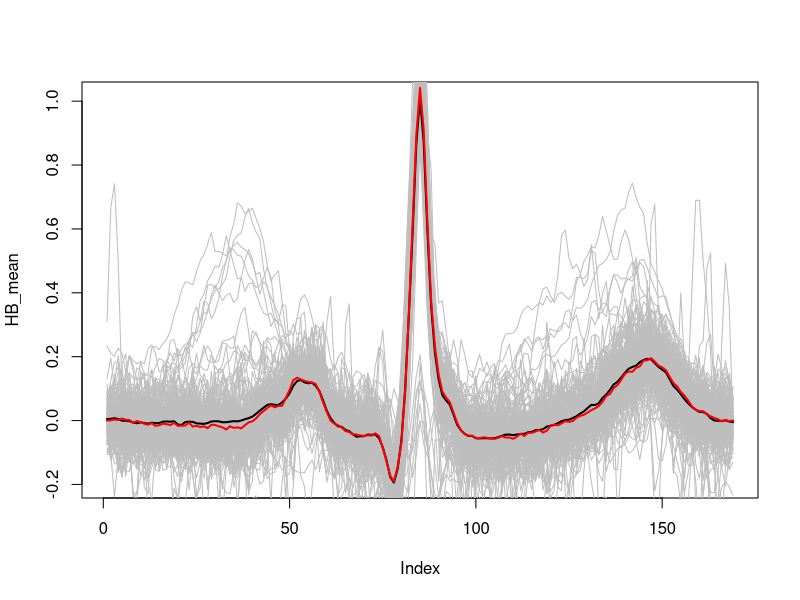
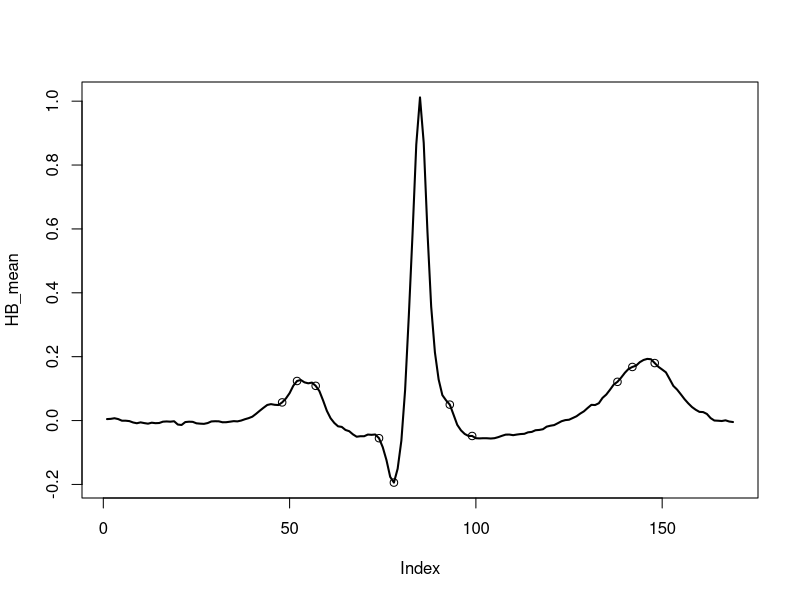

These charts were generated, in order, by the following R code: (Note: this script raises an error after producing the figures.)

setwd("~/UNI/NECSTCamp/StPetersbirg_git/ECGanalysis")

df1 <- read.csv('HB_I01/Signals.csv', header = TRUE)
head(df1)

# changing names of the columns
vec_of_names = numeric(dim(df1)[2])

for (i in 1:dim(df1)[2]) {
  vec_of_names[i] <- paste(names(df1)[i],"I01", sep = "_")
}
vec_of_names
names(df1) = vec_of_names


df2 <- read.csv('HB_I02/Signals.csv', header = TRUE)
head(df2)

# same here
vec_of_names = numeric(dim(df2)[2])

for (i in 1:dim(df2)[2]) {
  vec_of_names[i] <- paste(names(df2)[i],"I02", sep = "_")
}
vec_of_names
names(df2) = vec_of_names

# joining the two datasets because coming from the same patitent

df = cbind(df1, df2)
head(df)
dim(df)

# computing the mean of all the heartbeats
HB_mean = rowMeans(df)

plot(HB_mean, lwd = 2, col = 'black', type = 'l')
for ( c in df ) lines( c, type="l", col = 'grey' )
lines(HB_mean, lwd = 2, col = 'black', type = 'l')

# what if i compute the median of it?
library(matrixStats)

HB_median = rowMedians(as.matrix(df))
HB_median
lines(HB_median, lwd = 2, col = 'red', type = 'l')

# considernado che la mediana di funzioni costanti non è per forza costante forse è meglio lavorare
# con la media 


# provo a trovare media degli P_offset, P_onset, R_onset, R_peaks, 

punti1 = read.csv('HB_I01/Peaks.csv', header = TRUE)
head(punti1)

punti2 = read.csv('HB_I02/Peaks.csv', header = TRUE)
head(punti2)

punti = rbind(punti1,punti2)
head(punti)
dim(punti)

punti_medi = round(colMeans(punti))

plot(HB_mean, lwd = 2, col = 'black', type = 'l')
points(85+punti_medi,HB_mean[85 + punti_medi])


#======= SMOOTHING ==============================================
# inizio a provare un po' di smoothing
end = dim(df)[1]
time = 1:end

# inizio con le spline con una distribuzione uniforme di knots
basis <- create.bspline.basis(rangeval=c(0,end), nbasis=50, norder=4)
plot(basis)

basismat <- eval.basis(time, basis)
smooth1 <- basismat %*% lsfit(basismat, HB_mean, intercept=FALSE)$coef

plot(time,HB_mean,xlab="t",ylab="observed data")
points(time,smooth1 ,type="l",col="green",lwd=2)

# forse troppe basi, non cattura il picco R

# provo con meno basi

basis <- create.bspline.basis(rangeval=c(0,end), nbasis=40, norder=4)
plot(basis)

basismat <- eval.basis(time, basis)
smooth1 <- basismat %*% lsfit(basismat, HB_mean, intercept=FALSE)$coef

plot(time,HB_mean,xlab="t",ylab="observed data")
points(time,smooth1 ,type="l",col="green",lwd=2)


# generalized cross validation to understand the best num of basis

nbasis <- 45:60
gcv <- numeric(length(nbasis))
for (i in 1:length(nbasis)){
  basis <- create.bspline.basis(c(0,end), nbasis[i], 4)
  gcv[i] <- smooth.basis(time, HB_mean, basis)$gcv
}
par(mfrow=c(1,1))
plot(nbasis,gcv)
nbasis[which.min(gcv)]

# inserirsco il valore trovato

basis <- create.bspline.basis(rangeval=c(0,end), nbasis=59, norder=4)
plot(basis)

basismat <- eval.basis(time, basis)
smooth1 <- basismat %*% lsfit(basismat, HB_mean, intercept=FALSE)$coef

plot(time,HB_mean,xlab="t",ylab="observed data")
points(time,smooth1 ,type="l",col="green",lwd=2)

# ok picco molto buono, ma numero di basi esagerato

# ora cerco altra maniera per distribuire di knots:
# se n è il numero di knots
# ne metto almeno 3 per la curva P
# ne metto almeno 3 per la curva T
# ne metto almeno n/3 per QRT

# no aspe
# se li metto esponenzialmente distanti dal picco r?

plot(time, HB_mean, type = 'l')
abline(v = c(85-1,85+1), col = 'red')
abline(v = c(85-2,85+2), col = 'red')
abline(v = c(85-5,85+5), col = 'orange')
abline(v = c(85-10,85+10), col = 'yellow')



abline(v = c(85-25, 85-30,85), col = 'pink')
abline(v = c(85-25, 85+25), col = 'pink')
abline(v = c(85-25, 85+25), col = 'pink')


# ora devo trovare come distribuirli in base al numero tot di knots che voglio
